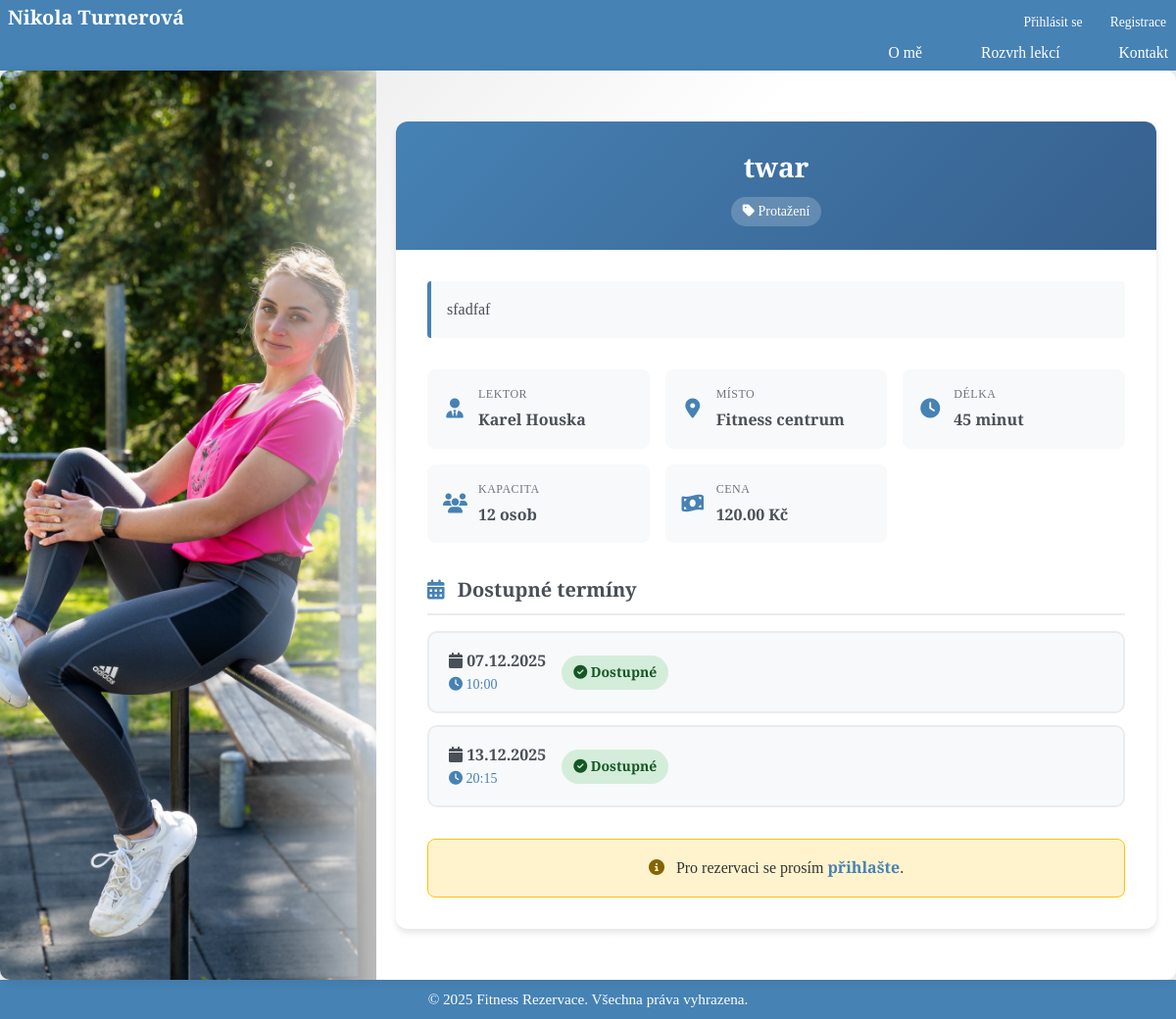
Screenshot of /bookings/lesson/299/ with the database file from the repository.
### bookings/models.py (models this page shows, shortened)
class Lesson(models.Model):
    instructor = models.ForeignKey(
        settings.AUTH_USER_MODEL,
        on_delete=models.CASCADE,
        related_name='instructor_lessons',
        limit_choices_to={'user_type': 'instructor'}
    )
    title = models.CharField(max_length=200)
    description = models.TextField(blank=True)
    price = models.DecimalField(max_digits=10, decimal_places=2)
    duration = models.IntegerField(help_text="Délka lekce v minutách")
    capacity = models.IntegerField(help_text="Maximální počet účastníků")
    date = models.DateField(help_text="Datum konání lekce", default=timezone.now)
    start_time = models.TimeField(help_text="Čas začátku lekce", default="09:00")
    location = models.CharField(max_length=200, help_text="Místo konání lekce", default="Fitness centrum")
    category = models.ForeignKey(
        Category,
        on_delete=models.SET_NULL,
        null=True,
        blank=True,
        related_name='lessons',
        verbose_name='Kategorie'
    )

class Category(models.Model):
    name = models.CharField(max_length=100, unique=True, verbose_name='Název kategorie')
    slug = models.SlugField(max_length=100, unique=True, blank=True, verbose_name='Slug (URL)')
    description = models.TextField(blank=True, verbose_name='Popis')
    order = models.IntegerField(default=0, verbose_name='Pořadí', help_text='Nižší číslo = dříve v seznamu')
    class Meta:
        ordering = ['order', 'name']
        verbose_name = 'Kategorie'
        verbose_name_plural = 'Kategorie'

class TimeSlot(models.Model):
    lesson = models.ForeignKey(Lesson, on_delete=models.CASCADE)
    start_time = models.DateTimeField(db_index=True)  # Index pro rychlejší vyhledávání
    is_available = models.BooleanField(default=True)
    class Meta:
        ordering = ['start_time']
        indexes = [
            models.Index(fields=['start_time', 'is_available']),
        ]

### accounts/models.py (models this page shows, shortened)
class User(AbstractUser):
    USER_TYPE_CHOICES = (
        ('instructor', 'Lektor'),
        ('client', 'Klient'),
    )
    user_type = models.CharField(max_length=10, default='client', choices=USER_TYPE_CHOICES)
    email = models.EmailField(unique=True, blank=False)  # Email jako jedinečný identifikátor
    credits = models.DecimalField(
        max_digits=10,
        decimal_places=2,
        default=0,
        validators=[MinValueValidator(0)]
    )
    phone = models.CharField(max_length=20, blank=True)
    bio = models.TextField(blank=True)

### bookings/views.py (the view)
# urls.py: path('lesson/<int:pk>/', views.LessonDetailView.as_view(), name='lesson_detail'),
class LessonDetailView(DetailView):
    model = Lesson
    template_name = 'lessons_detail.html'
    context_object_name = 'lesson'
    def get_context_data(self, **kwargs):
        context = super().get_context_data(**kwargs)
        context['time_slots'] = TimeSlot.objects.filter(
            lesson=self.object,
            start_time__gte=timezone.now()
        ).order_by('start_time')
        return context

### templates/lessons_detail.html (shortened to what this page needs)
{% extends 'base.html' %}
{% load static %}
{% block content %}
<div class="lesson-detail-container">
    <div class="detail-card">
        <div class="detail-header">
            <h1>{{ lesson.title }}</h1>
            {% if lesson.category %}
                <span class="category-badge">
                    <i class="fas fa-tag"></i> {{ lesson.category.name }}
                </span>
            {% endif %}
        </div>
        <div class="detail-body">
            {% if lesson.description %}
                <div class="lesson-description">
                    {{ lesson.description }}
                </div>
            {% endif %}
            <div class="info-grid">
                <div class="info-item">
                    <i class="fas fa-user-tie"></i>
                    <div class="info-content">
                        <div class="info-label">Lektor</div>
                        <div class="info-value">{{ lesson.instructor.get_full_name }}</div>
                    </div>
                </div>
                <div class="info-item">
                    <i class="fas fa-map-marker-alt"></i>
                    <div class="info-content">
                        <div class="info-label">Místo</div>
                        <div class="info-value">{{ lesson.location|default:"—" }}</div>
                    </div>
                </div>
                <div class="info-item">
                    <i class="fas fa-clock"></i>
                    <div class="info-content">
                        <div class="info-label">Délka</div>
                        <div class="info-value">{{ lesson.duration }} minut</div>
                    </div>
                </div>
                <div class="info-item">
                    <i class="fas fa-users"></i>
                    <div class="info-content">
                        <div class="info-label">Kapacita</div>
                        <div class="info-value">{{ lesson.capacity }} osob</div>
                    </div>
                </div>
                <div class="info-item">
                    <i class="fas fa-money-bill-wave"></i>
                    <div class="info-content">
                        <div class="info-label">Cena</div>
                        <div class="info-value">{{ lesson.price }} Kč</div>
                    </div>
                </div>
            </div>
            <h2 class="section-title">
                <i class="fas fa-calendar-alt"></i>
                Dostupné termíny
            </h2>
            {% if time_slots %}
                <div class="timeslots-list">
                    {% for slot in time_slots %}
                        <div class="timeslot-card">
                            <div class="timeslot-info">
                                <div class="timeslot-datetime">
                                    <span class="timeslot-date">
                                        <i class="fas fa-calendar"></i>
                                        {{ slot.start_time|date:'d.m.Y' }}
                                    </span>
                                    <span class="timeslot-time">
                                        <i class="fas fa-clock"></i>
                                        {{ slot.start_time|date:'H:i' }}
                                    </span>
                                </div>
                                {% if slot.is_available %}
                                    <span class="status-badge status-available">
                                        <i class="fas fa-check-circle"></i> Dostupné
                                    </span>
                                {% else %}
                                    <span class="status-badge status-full">
                                        <i class="fas fa-times-circle"></i> Obsazeno
                                    </span>
                                {% endif %}
                            </div>
                        </div>
                    {% endfor %}
                </div>
            {% else %}
                <div class="empty-state">
                    <i class="fas fa-calendar-times"></i>
                    <p>Pro tuto lekci nejsou momentálně dostupné žádné termíny.</p>
                </div>
            {% endif %}
            {% if not user.is_authenticated %}
                <div class="login-prompt">
                    <i class="fas fa-info-circle"></i>
                    Pro rezervaci se prosím <a href="{% url 'accounts:login' %}">přihlašte</a>.
                </div>
            {% endif %}
        </div>
    </div>
</div>
{% endblock %}

### static/css/style.css (style rules this page uses)
* { margin: 0; padding: 0; box-sizing: border-box; }
:root { --header-h: 72px; --footer-h: 40px; }
html, body { height: 100%; margin: 0; }
body { font-family: 'Poppins', 'Cormorant Garamond', serif; color: #333; line-height: 1.6; min-height: 100vh; background-color: #f0f0f0; padding: 0; overflow: hidden; }

### templates/lessons_detail.html (style rules this page uses)
.lesson-detail-container { max-width: 800px; margin: 2rem auto; }
.detail-card { background: #ffffff; border-radius: 12px; box-shadow: 0 4px 6px rgba(0, 0, 0, 0.1); overflow: hidden; }
.detail-header { background: linear-gradient(135deg, #4682b4 0%, #365f8d 100%); color: white; padding: 1.5rem 2rem; text-align: center; }
.detail-header h1 { margin: 0; font-size: 1.75rem; font-weight: 600; }
.detail-header .category-badge { display: inline-block; background: rgba(255, 255, 255, 0.2); padding: 0.25rem 0.75rem; border-radius: 20px; font-size: 0.875rem; margin-top: 0.5rem; }
.detail-body { padding: 2rem; }
.lesson-description { background: #f8f9fa; border-left: 4px solid #4682b4; padding: 1rem; margin-bottom: 2rem; border-radius: 4px; color: #495057; line-height: 1.6; }
.info-grid { display: grid; grid-template-columns: repeat(auto-fit, minmax(200px, 1fr)); gap: 1rem; margin-bottom: 2rem; }
.info-item { background: #f8f9fa; padding: 1rem; border-radius: 8px; display: flex; align-items: center; gap: 0.75rem; }
.info-item i { color: #4682b4; font-size: 1.25rem; width: 24px; text-align: center; }
.info-content { flex: 1; }
.info-label { font-size: 0.75rem; color: #6c757d; text-transform: uppercase; letter-spacing: 0.5px; margin-bottom: 0.25rem; }
.info-value { font-weight: 600; color: #495057; font-size: 1rem; }
.section-title { font-size: 1.25rem; font-weight: 600; color: #495057; margin-bottom: 1rem; padding-bottom: 0.5rem; border-bottom: 2px solid #e9ecef; }
.section-title i { color: #4682b4; margin-right: 0.5rem; }
.timeslots-list { display: flex; flex-direction: column; gap: 0.75rem; }
.timeslot-card { background: #f8f9fa; border: 2px solid #e9ecef; border-radius: 10px; padding: 1rem 1.25rem; display: flex; justify-content: space-between; align-items: center; transition: all 0.3s ease; }
.timeslot-info { display: flex; align-items: center; gap: 1rem; }
.timeslot-datetime { display: flex; flex-direction: column; }
.timeslot-date { font-weight: 600; color: #495057; font-size: 1rem; }
.timeslot-time { color: #4682b4; font-size: 0.875rem; }
.status-badge { padding: 0.375rem 0.75rem; border-radius: 20px; font-size: 0.875rem; font-weight: 600; }
.status-available { background: #d4edda; color: #155724; }
.login-prompt { background: #fff3cd; border: 1px solid #ffc107; border-radius: 8px; padding: 1rem; margin-top: 2rem; text-align: center; }
.login-prompt i { color: #856404; margin-right: 0.5rem; }
.login-prompt a { color: #4682b4; font-weight: 600; text-decoration: none; }

### rows the page displays
Lesson: title "twar", category.name "Protažení", description "sfadfaf", instructor.get_full_name "Karel Houska", location "Fitness centrum", duration "45", capacity "12", price "120.00"
TimeSlot: start_time "07.12.2025", start_time "10:00", is_available True (drawn)
TimeSlot: start_time "13.12.2025", start_time "20:15", is_available True (drawn)
